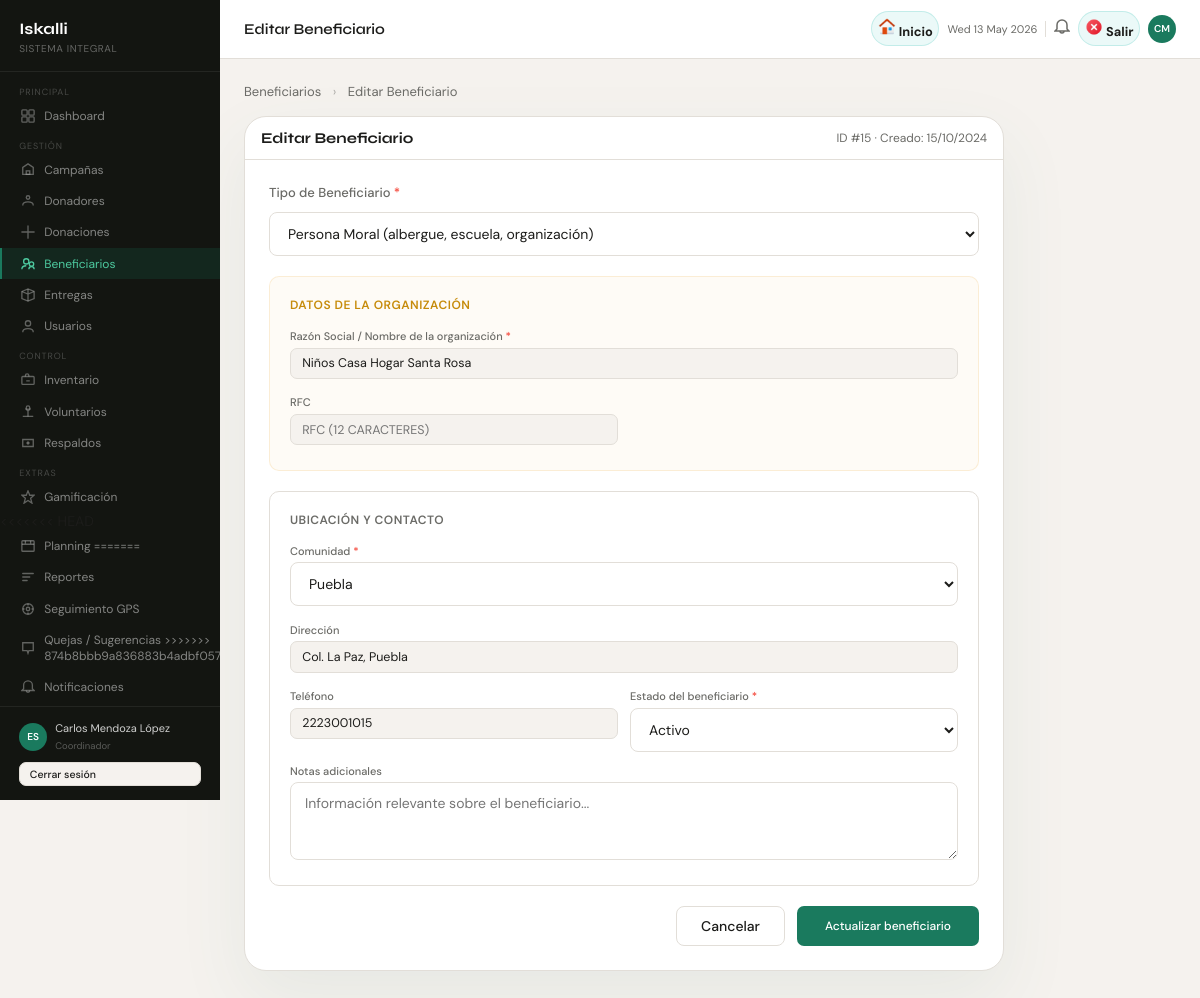
Screenshot of /index.php?pagina=beneficiarios&accion=editar&id=15 (signed in) with the database file from the repository.
### tables this page shows
CREATE TABLE beneficiarios (
    id_beneficiario        INT          NOT NULL AUTO_INCREMENT,
    tipo_persona           ENUM('fisica','moral') NOT NULL DEFAULT 'fisica',
    id_comunidad           INT,
    direccion              VARCHAR(255),
    telefono               VARCHAR(20),
    estado                 ENUM('activo','inactivo','en_espera') NOT NULL DEFAULT 'activo',
    notas                  TEXT,
    id_usuario_registrador INT          NOT NULL,
    created_at             DATETIME     NOT NULL DEFAULT CURRENT_TIMESTAMP,
    updated_at             DATETIME     NOT NULL DEFAULT CURRENT_TIMESTAMP ON UPDATE CURRENT_TIMESTAMP,
    PRIMARY KEY (id_beneficiario)
);

CREATE TABLE comunidades (
    id_comunidad INT          NOT NULL AUTO_INCREMENT,
    nombre       VARCHAR(150) NOT NULL,
    municipio    VARCHAR(100) NOT NULL,
    estado       VARCHAR(100) NOT NULL DEFAULT 'Puebla',
    PRIMARY KEY (id_comunidad),
    UNIQUE KEY uq_comunidad (nombre, municipio)
);

### models/BeneficiarioModel.php (called while the page is built, shortened)
<?php
class BeneficiarioModel
{
    private PDO $db;
    public function __construct(PDO $conexion)
    {
        $this->db = $conexion;
    }
    public function consultarPorId(int $id)
    {
        $sql = "
            SELECT
                b.id_beneficiario,
                b.tipo_persona,
                COALESCE(bf.nombre, '') AS nombre,
                COALESCE(bf.apellido, '') AS apellido,
                COALESCE(bf.edad, NULL) AS edad,
                COALESCE(bf.curp, '') AS curp,
                COALESCE(bf.fecha_nacimiento, '') AS fecha_nacimiento,
                COALESCE(bm.razon_social, '') AS razon_social,
                COALESCE(bm.rfc, '') AS rfc,
                b.id_comunidad,
                c.nombre AS comunidad,
                b.direccion,
                b.telefono,
                b.estado,
                b.id_usuario_registrador,
                b.created_at,
                b.updated_at
            FROM beneficiarios b
            LEFT JOIN beneficiarios_fisicos bf ON b.id_beneficiario = bf.id_beneficiario
            LEFT JOIN beneficiarios_morales bm ON b.id_beneficiario = bm.id_beneficiario
            LEFT JOIN comunidades c ON b.id_comunidad = c.id_comunidad
            WHERE b.id_beneficiario = ?
            LIMIT 1
        ";
        $stmt = $this->db->prepare($sql);
        $stmt->execute([$id]);
        return $stmt->fetch(PDO::FETCH_ASSOC);
    }
    public function consultarComunidades(): array
    {
        $stmt = $this->db->query('SELECT id_comunidad, nombre FROM comunidades ORDER BY nombre ASC');
        return $stmt ? $stmt->fetchAll(PDO::FETCH_ASSOC) : [];
    }
}

### functions.php (called while the page is built, shortened)
<?php
function e(string $string): string
{
    return htmlspecialchars($string, ENT_QUOTES, 'UTF-8');
}

### views/pages/Beneficiarios_FormView.php (the view, shortened to what this page needs)
<?php require_once 'views/layouts/header.php'; ?>
<div style="display:flex;width:100%;">
  <?php require_once 'views/layouts/sidebar.php'; ?>
  <div class="main">
    <?php require_once 'views/layouts/topbar.php'; ?>
    <div class="content" style="padding:24px;">
      <div style="margin-bottom:16px;font-size:13px;color:var(--muted);">
        <a href="<?= BASE_URL ?>/index.php?pagina=beneficiarios" style="color:var(--primary);text-decoration:none;">Beneficiarios</a>
        <span style="margin:0 8px;opacity:.5;">›</span>
        <span><?= $accion === 'editar' ? 'Editar Beneficiario' : 'Nuevo Beneficiario' ?></span>
      </div>
      <div class="card" style="max-width:760px;">
        <div class="card-header">
          <h3><?= $accion === 'editar' ? 'Editar Beneficiario' : 'Nuevo Beneficiario' ?></h3>
          <?php if ($accion === 'editar' && !empty($beneficiario)): ?>
            <span style="font-size:12px;color:var(--muted);">
              ID #<?= e((string)$beneficiario['id_beneficiario']) ?> ·
              Creado: <?= isset($beneficiario['created_at']) ? date('d/m/Y', strtotime($beneficiario['created_at'])) : '—' ?>
            </span>
          <?php endif; ?>
        </div>
        <div class="card-body" style="padding:24px;">
          <?php
          $formAction = ($accion === 'editar')
            ? BASE_URL . '/index.php?pagina=beneficiarios&accion=editar&id=' . e((string)$beneficiario['id_beneficiario'])
            : BASE_URL . '/index.php?pagina=beneficiarios&accion=crear';
          $tipoPersona     = $beneficiario['tipo_persona']     ?? 'fisica';
          $razon_social    = $beneficiario['razon_social']     ?? '';
          $rfc             = $beneficiario['rfc']              ?? '';
          $id_comunidad    = $beneficiario['id_comunidad']     ?? '';
          $direccion       = $beneficiario['direccion']        ?? '';
          $telefono        = $beneficiario['telefono']         ?? '';
          $estado          = $beneficiario['estado']           ?? 'activo';
          ?>
          <form method="POST" action="<?= $formAction ?>" id="form-beneficiario" data-validate="true">
            <div class="form-group" style="margin-bottom:20px;">
              <label style="font-size:13px;font-weight:500;color:var(--muted);display:block;margin-bottom:7px;">
                Tipo de Beneficiario <span style="color:#f44336;">*</span>
              </label>
              <select id="tipo_persona" name="tipo_persona" required onchange="toggleTipoBeneficiario()"
                      style="width:100%;background:var(--surface);border:1px solid var(--border);border-radius:8px;padding:11px 14px;color:var(--text);font-family:inherit;font-size:14px;outline:none;">
                <option value="moral"  <?= $tipoPersona === 'moral'  ? 'selected' : '' ?>>Persona Moral (albergue, escuela, organización)</option>
              </select>
            </div>
            <div id="moral-fields" style="display:<?= $tipoPersona === 'moral' ? 'block' : 'none' ?>;">
              <div style="background:rgba(232,160,32,.04);border:1px solid rgba(232,160,32,.15);border-radius:10px;padding:20px;margin-bottom:20px;">
                <div style="font-size:12px;font-weight:600;color:var(--amber);letter-spacing:.5px;text-transform:uppercase;margin-bottom:16px;">
                  Datos de la organización
                </div>
                <div class="form-grid">
                  <div class="form-group full">
                    <label for="razon_social">Razón Social / Nombre de la organización <span style="color:#f44336;">*</span></label>
                    <input type="text" id="razon_social" name="razon_social"
                           value="<?= e($razon_social) ?>"
                           placeholder="Ej: Albergue Esperanza A.C."
                           data-rules="required|min:3|max:150|no_special">
                  </div>
                  <div class="form-group">
                    <label for="rfc">RFC</label>
                    <input type="text" id="rfc" name="rfc"
                           value="<?= e($rfc) ?>"
                           placeholder="RFC (12 caracteres)"
                           maxlength="13"
                           style="text-transform:uppercase;"
                           data-rules="rfc_moral"
                           oninput="this.value=this.value.toUpperCase()">
                  </div>
                </div>
              </div>
            </div>
            <div style="background:var(--surface);border:1px solid var(--border);border-radius:10px;padding:20px;margin-bottom:20px;">
              <div style="font-size:12px;font-weight:600;color:var(--muted);letter-spacing:.5px;text-transform:uppercase;margin-bottom:16px;">
                Ubicación y contacto
              </div>
              <div class="form-grid">
                <div class="form-group full">
                  <label for="id_comunidad">Comunidad <span style="color:#f44336;">*</span></label>
                  <select id="id_comunidad" name="id_comunidad" required
                          style="width:100%;background:var(--surface);border:1px solid var(--border);border-radius:8px;padding:11px 14px;color:var(--text);font-family:inherit;font-size:14px;outline:none;">
                    <?php foreach ($comunidades as $c): ?>
                      <option value="<?= e((string)$c['id_comunidad']) ?>"
                              <?= ((string)$id_comunidad === (string)$c['id_comunidad']) ? 'selected' : '' ?>>
                        <?= e($c['nombre']) ?>
                      </option>
                    <?php endforeach; ?>
                  </select>
                </div>
                <div class="form-group full">
                  <label for="direccion">Dirección</label>
                  <input type="text" id="direccion" name="direccion"
                         value="<?= e($direccion) ?>"
                         placeholder="Calle, número, colonia"
                         data-rules="max:255|no_special">
                </div>
                <div class="form-group">
                  <label for="telefono">Teléfono</label>
                  <input type="tel" id="telefono" name="telefono"
                         value="<?= e($telefono) ?>"
                         placeholder="222 123 4567"
                         maxlength="15"
                         data-rules="phone">
                </div>
                <div class="form-group">
                  <label for="estado">Estado del beneficiario <span style="color:#f44336;">*</span></label>
                  <select id="estado" name="estado" required
                          style="width:100%;background:var(--surface);border:1px solid var(--border);border-radius:8px;padding:11px 14px;color:var(--text);font-family:inherit;font-size:14px;outline:none;">
                    <option value="activo"    <?= $estado === 'activo'    ? 'selected' : '' ?>>Activo</option>
                  </select>
                </div>
                <div class="form-group full">
                  <label for="notas">Notas adicionales</label>
                  <textarea id="notas" name="notas" rows="3"
                            placeholder="Información relevante sobre el beneficiario..."
                            data-rules="max:500|no_special"
                            style="width:100%;background:var(--surface);border:1px solid var(--border);border-radius:8px;padding:11px 14px;color:var(--text);font-family:inherit;font-size:14px;outline:none;resize:vertical;"><?= e($notas) ?></textarea>
                </div>
              </div>
            </div>
            <div style="display:flex;gap:12px;justify-content:flex-end;margin-top:8px;">
              <a href="<?= BASE_URL ?>/index.php?pagina=beneficiarios"
                 style="padding:10px 24px;border-radius:8px;border:1px solid var(--border);background:transparent;color:var(--text);font-size:14px;font-weight:500;text-decoration:none;">
                Cancelar
              </a>
              <button type="submit" class="btn btn-primary" style="padding:10px 28px;">
                <?= $accion === 'editar' ? 'Actualizar beneficiario' : 'Registrar beneficiario' ?>
              </button>
            </div>
          </form>
        </div>
      </div>
    </div>
  </div>
</div>
<?php require_once 'views/layouts/footer.php'; ?>

### public/css/ModulosAdmi.css (style rules this page uses)
:root { --accent: #1A7A5E; --accent2: #15624B; --sidebar: #131511; --bg: #F5F2EE; --surface: #FFFFFF; --danger: #C0392B; --amber: #C68B0A; --blue: #3B6FD4; --pink: #993556; --text: #1C1C1A; --muted: #6B6B67; --border: #E2DED8; --radius: 10px; }
*, *::before, *::after { box-sizing: border-box; margin: 0; padding: 0; }
body { font-family: 'DM Sans', sans-serif; background: var(--bg); color: var(--text); display: flex; min-height: 100vh; font-size: 14px; }
a { text-decoration: none; color: inherit; }
.main { margin-left: 220px; flex: 1; display: flex; flex-direction: column; min-height: 100vh; }
.content { padding: 1.25rem; flex: 1; }
.card { background: var(--surface); border: 1px solid var(--border); border-radius: var(--radius); overflow: hidden; margin-bottom: 12px; }
.card-header { padding: .75rem 1rem; border-bottom: 1px solid var(--border); display: flex; align-items: center; justify-content: space-between; gap: 8px; flex-wrap: wrap; }
.card-header h3 { font-family: 'Syne', sans-serif; font-size: 15px; font-weight: 700; }
input[type=text], input[type=email], input[type=date], input[type=number], input[type=tel], input[type=password], select, textarea { font-family: 'DM Sans', sans-serif; font-size: 12.5px; border: 1px solid var(--border); border-radius: 7px; padding: .42rem .7rem; background: var(--bg); color: var(--text); outline: none; transition: border .15s; width: 100%; }
.btn { font-family: 'DM Sans', sans-serif; font-size: 12px; font-weight: 500; padding: .4rem .85rem; border-radius: 7px; cursor: pointer; border: none; transition: all .15s; display: inline-flex; align-items: center; gap: 5px; text-decoration: none; }
.btn-primary { background: var(--accent); color: #fff; }
.form-grid { display: grid; grid-template-columns: 1fr 1fr; gap: .75rem; }
.form-group { display: flex; flex-direction: column; gap: .28rem; }
.form-group.full { grid-column: 1 / -1; }
label { font-size: 11px; font-weight: 500; color: var(--muted); }
.card { background: var(--card-bg, #ffffff); border: 1px solid var(--border, #c8efeb); border-radius: 22px; overflow: hidden; box-shadow: 0 28px 70px rgba(61,133,115,0.08); }
.card-header { background: transparent; }
.card-body { padding: 24px; }

### rows the page displays
beneficiarios: id_beneficiario "15", created_at "15/10/2024", tipo_persona "Persona Moral (albergue, escuela, organización)", id_comunidad "Puebla", direccion "Col. La Paz, Puebla", telefono "2223001015", estado "Activo"

### other values shown
$_SESSION['usuario'] "Carlos Mendoza López"
$_SESSION['rol'] "Coordinador"
$titulo_pagina "Editar Beneficiario"
$iniciales "CM"
